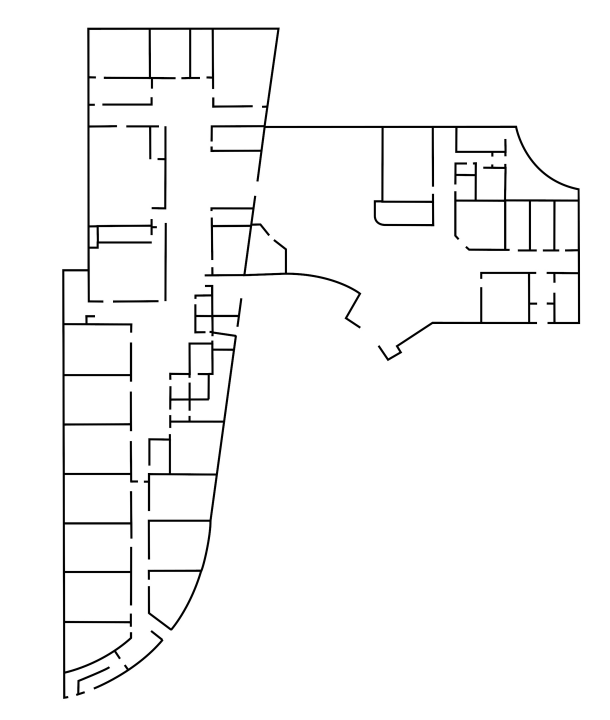
#> input picture images/miem.jpg, 1828 x 2160 px (shown at 1/3 size)
$ python -i detect.py   (imports and definitions only)
#> lines starting #> are read from the running program, lines starting #| are printed output that depends on the picture; after the words box and inside, x2 and y2 are one past the last pixel; in counts of white or black regions, pixels touching at a corner belong together
"""
Detect

This file contains functions used when detecting and calculating shapes in images.

FloorplanToBlender3d
Copyright (C) 2019 Daniel Westberg
"""


import logging

import numpy
import cv2


# [62 lines left out: functions wall_filter, detect_precise_boxes, not called in this run]


def remove_noise(img, noise_removal_threshold):
    """
    Remove noise from image and return mask
    Help function for finding room
    @Param img @mandatory image to remove noise from
    @Param noise_removal_threshold @mandatory threshold for noise
    @Return return new mask of image
    """
    img[img < 128] = 0
    img[img > 128] = 255
    contours, _ = cv2.findContours(~img, cv2.RETR_EXTERNAL, cv2.CHAIN_APPROX_SIMPLE)
    mask = numpy.zeros_like(img)
    for contour in contours:
        area = cv2.contourArea(contour)
        if area > noise_removal_threshold:
            cv2.fillPoly(mask, [contour], 255)
    return mask


# [50 lines left out: functions find_corners_and_draw_lines, mark_outside_black, not called in this run]


def find_rooms(img: numpy.ndarray,
               noise_removal_threshold: int = 50,
               corners_threshold: float = 0.01,
               room_closing_max_length: int = 130,
               gap_in_wall_min_threshold: int = 5000) -> list:

    """ I have copied and changed this function some...

    origin from
    https://stackoverflow.com/questions/54274610/crop-each-of-them-using-opencv-python

    @param img grey
        scale image of rooms, already eroded and doors removed etc.

    @param noise_removal_threshold
        Minimal area of blobs to be kept.

    @param corners_threshold
        Threshold to allow corners. Higher removes more of the house.

    @param room_closing_max_length
        Maximum line length to add to close off open doors.

    @param gap_in_wall_threshold
        Minimum number of pixels to identify component as room instead of hole in the wall.

    @return
        rooms: list of numpy arrays containing boolean masks for each detected room
        colored_house: A colored version of the input image, where each room has a random color.
    """
    assert 0 <= corners_threshold <= 1
    # Remove noise left from door removal

    mask = remove_noise(img, noise_removal_threshold)
    img = ~mask

    find_corners_and_draw_lines(img,corners_threshold,room_closing_max_length)

    img, mask = mark_outside_black(img, mask)

    # Find the connected components in the house
    ret, labels = cv2.connectedComponents(img)
    img = cv2.cvtColor(img,cv2.COLOR_GRAY2RGB)
    unique = numpy.unique(labels)
    rooms = []
    for label in unique:
        component = labels == label
        if img[component].sum() == 0 or numpy.count_nonzero(component) < gap_in_wall_min_threshold:
            color = 0
        else:
            rooms.append(component)
            color = numpy.random.randint(0, 255, size=3)
        img[component] = color
    return rooms, img


# [73 lines left out: functions detectAndRemovePreciseBoxes, detect_outer_contour, rectContains, not called in this run]


'''
Currently none used code below here!, outcommented to avoid confusion with contributors.
'''

# [45 lines left out: function find_details, not called in this run]

>>> import cv2
>>> picture = cv2.imread('../images/miem.jpg')
#> picture is the input picture: shape (2160, 1828, 3); min 0, max 255, mean 246.9
>>> result = find_rooms(picture)
#> in remove_noise, `img[img > 128] = 255`:
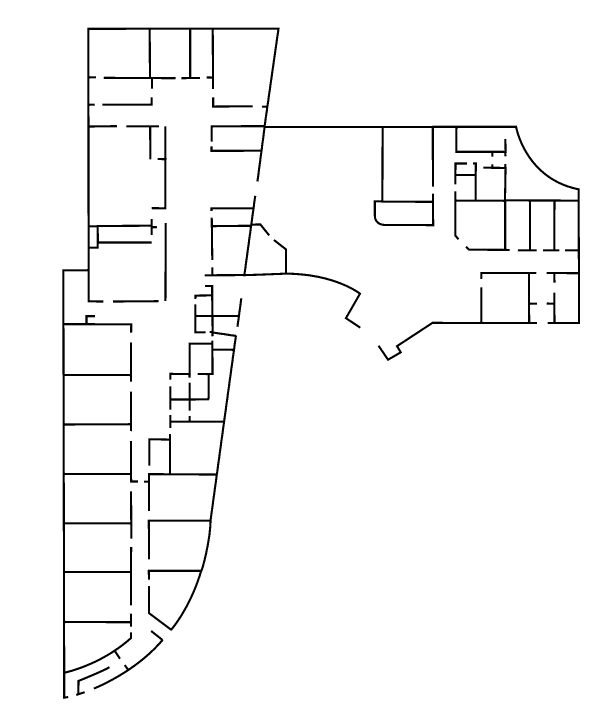
#> img: shape (2160, 1828, 3) (shown at 1/3 size); min 0, max 255, mean 246.9
#> (the run stopped early here; a loop or call above may not have finished)

$ run again, on images/2d-3d.png
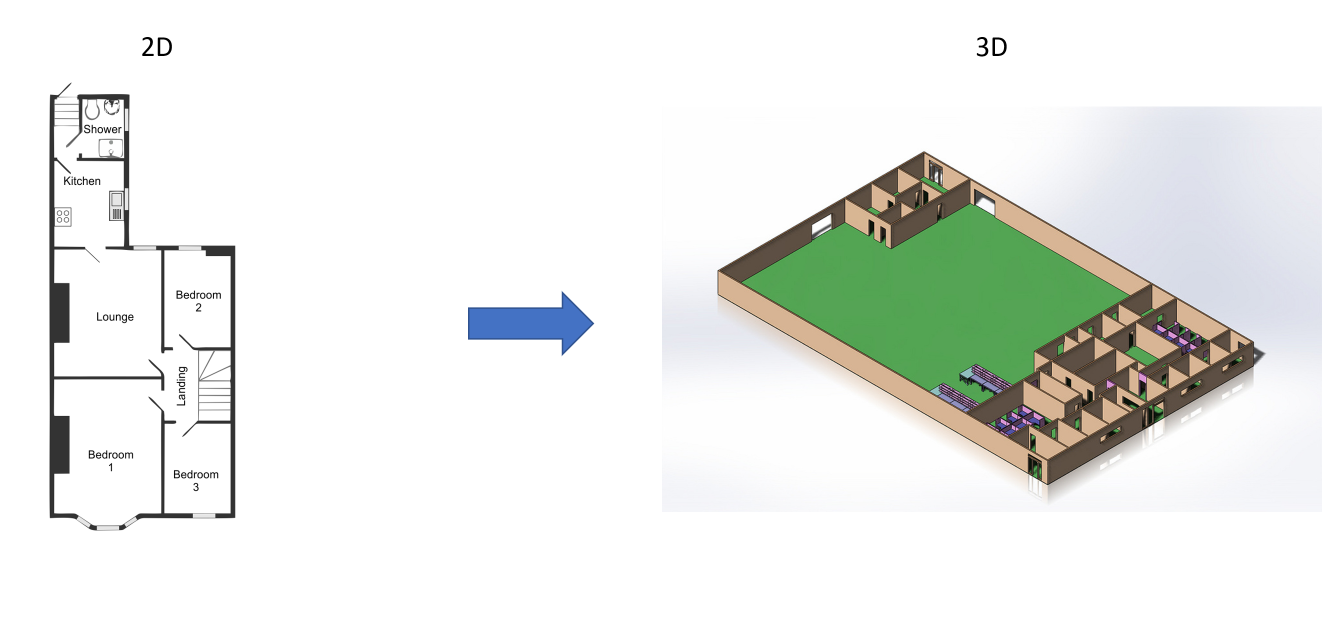
#> input picture images/2d-3d.png, 2669 x 1263 px (shown at 1/2 size)
#> picture is the input picture: shape (1263, 2669, 3); mean B, G, R 232.4, 236.4, 233.5
#> in remove_noise, `img[img < 128] = 0`:
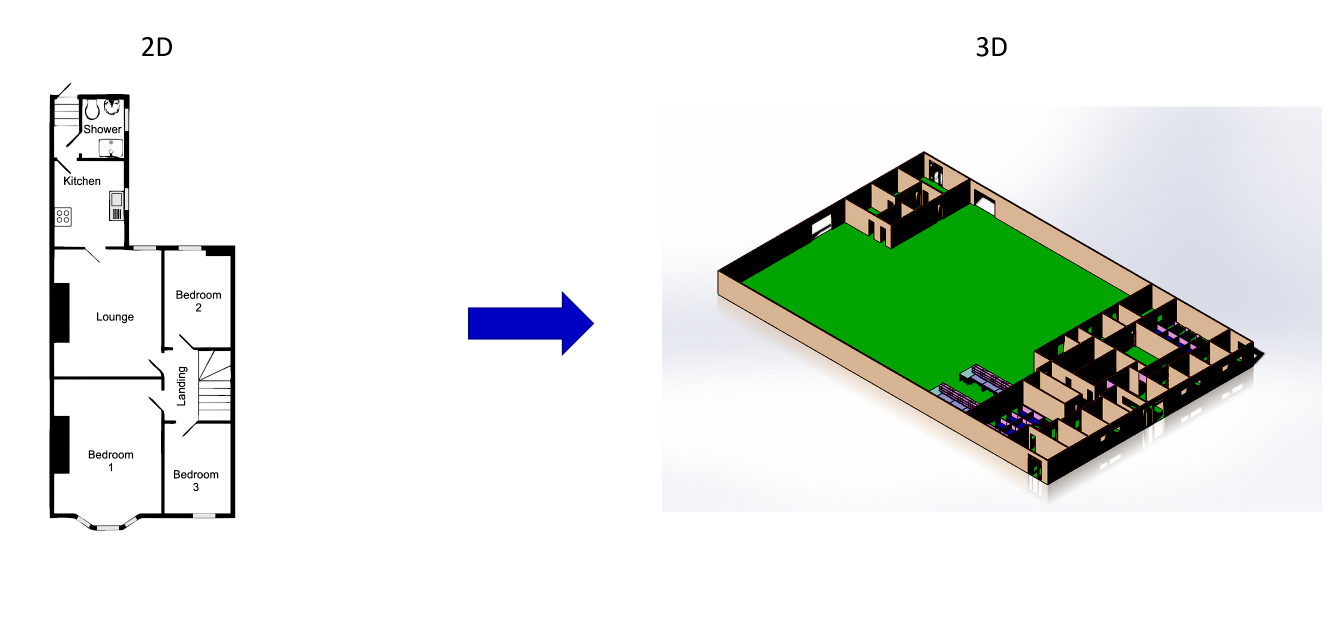
#> img: shape (1263, 2669, 3) (shown at 1/2 size); mean B, G, R 225.7, 232.8, 226
#> in remove_noise, `img[img > 128] = 255`:
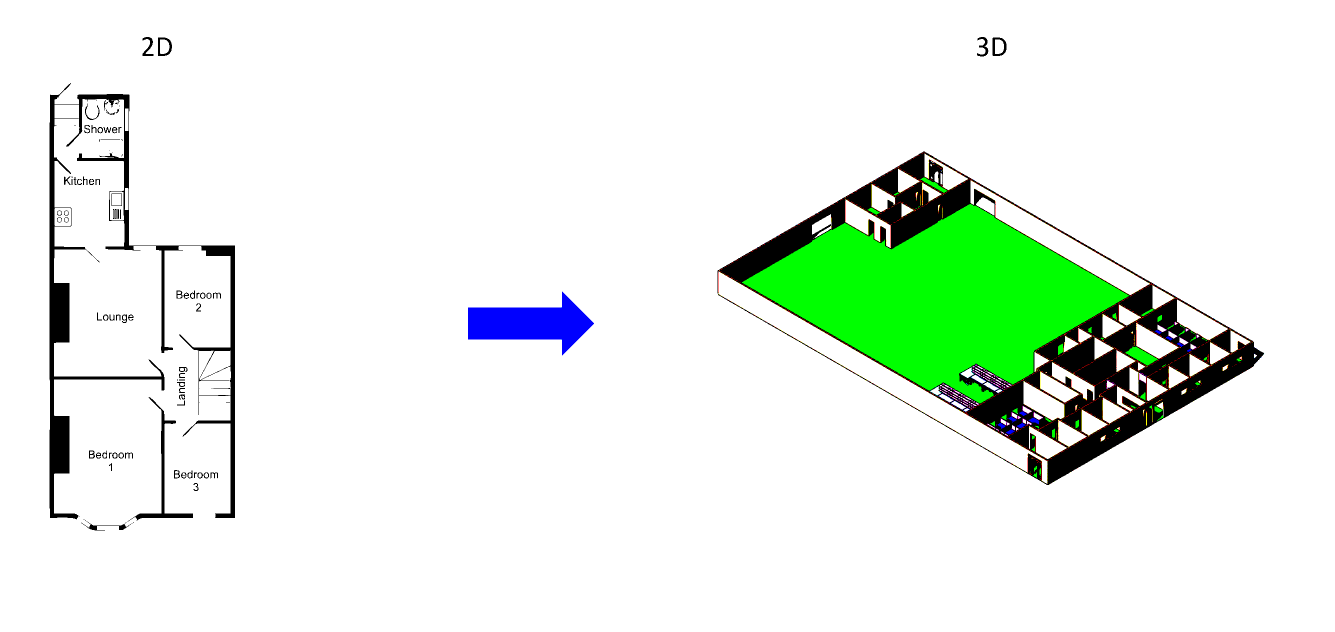
#> img: shape (1263, 2669, 3) (shown at 1/2 size); mean B, G, R 231.1, 242.1, 230.3

$ run again, on images/Floorplan.png
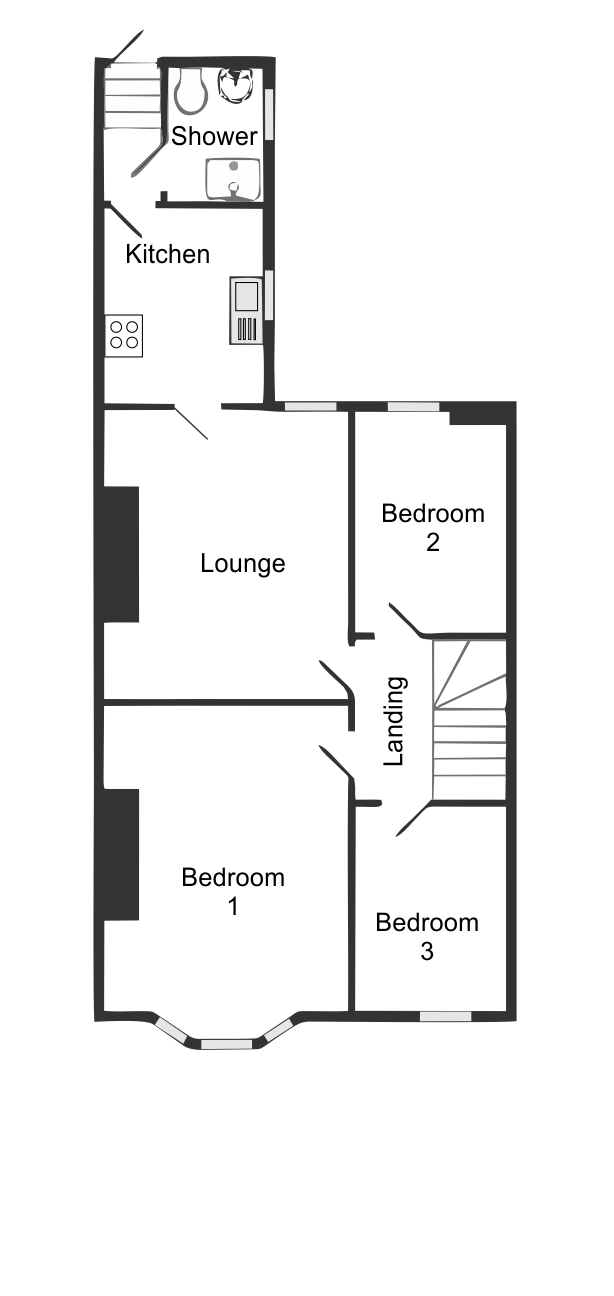
#> input picture images/Floorplan.png, 614 x 1296 px
#> picture is the input picture: shape (1296, 614, 3); mean B, G, R 240.8, 240.8, 240.8
#> in remove_noise, `img[img < 128] = 0`:
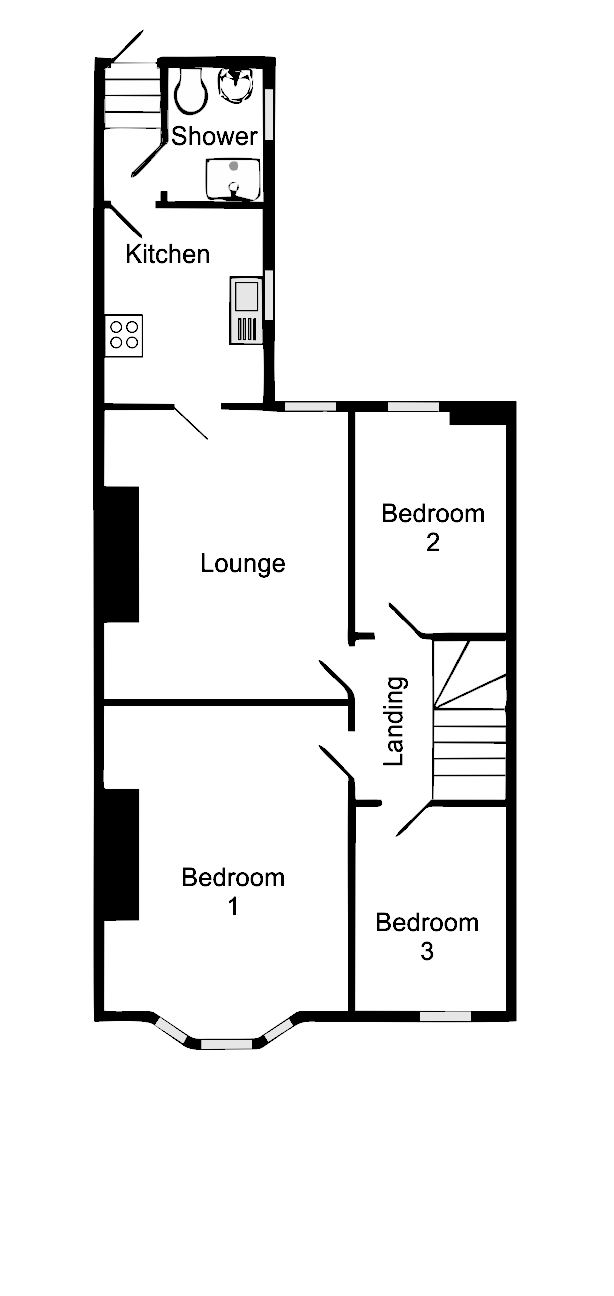
#> img: shape (1296, 614, 3); mean B, G, R 237.2, 237.2, 237.2
#> in remove_noise, `img[img > 128] = 255`:
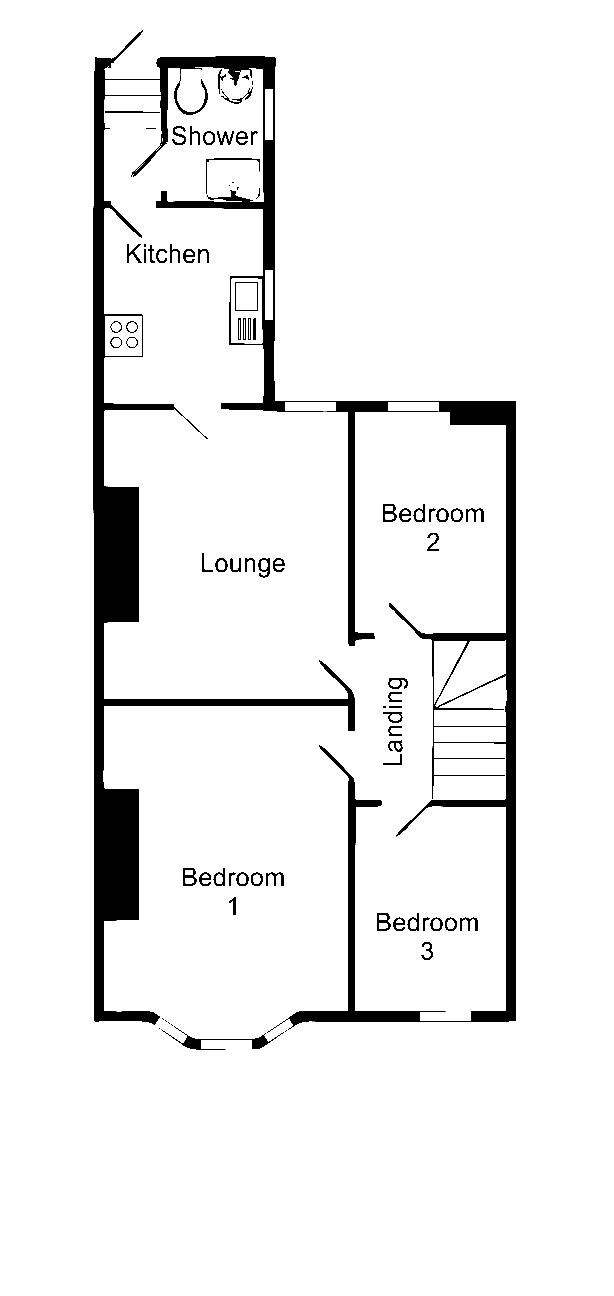
#> img: shape (1296, 614, 3); 2.6% of pixels changed, all inside (x1, y1, x2, y2) = (93, 29, 517, 1050)

$ run again, on images/door_2.png
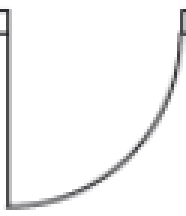
#> input picture images/door_2.png, 186 x 216 px
#> picture is the input picture: shape (216, 186, 3); mean B, G, R 245.5, 245.3, 245.3
#> in remove_noise, `img[img < 128] = 0`:
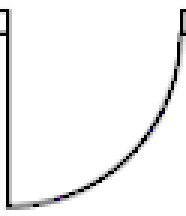
#> img: shape (216, 186, 3); mean B, G, R 242.6, 242.4, 242.5
#> in remove_noise, `img[img > 128] = 255`:
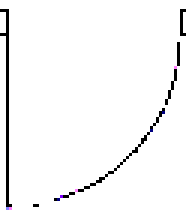
#> img: shape (216, 186, 3); 7.53% of pixels changed, all inside (x1, y1, x2, y2) = (0, 6, 186, 210)
